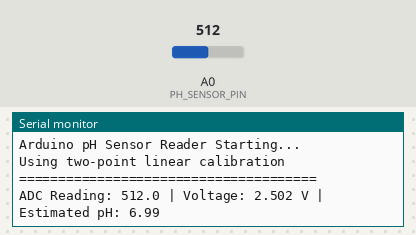
The sketch below on a simulated Arduino Uno, built with avr-gcc and run on an emulated ATmega328P. On the bench: the last lines printed to the serial monitor. The test bench sets the inputs (shaded band); at power-on: A0 (PH_SENSOR_PIN) = 512.

Above: at 1.2 s.
1.3 s: A0 (PH_SENSOR_PIN) set to 716
At 2.5 s:
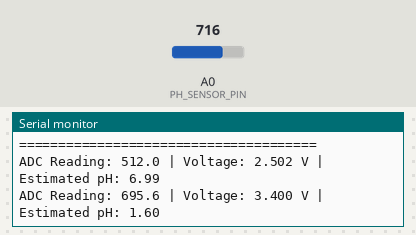
2.8 s: A0 (PH_SENSOR_PIN) set to 900
At 2.8 s:
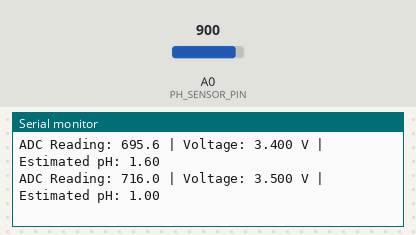
Timing chart, 0 to 5.8 s (numbered marks = the images above; inputs shaded):
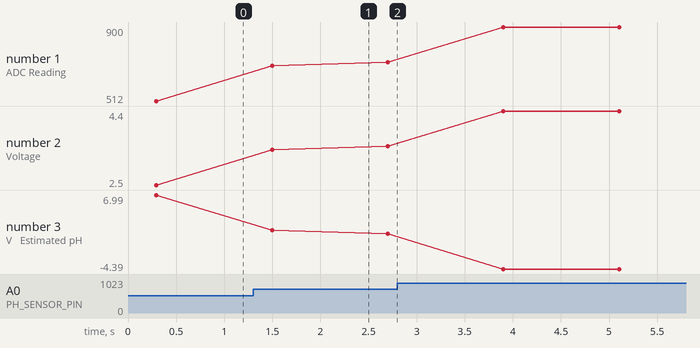

The sketch:

ph_sensor_reader.ino
```cpp
/*
  File: ph_sensor_reader.ino
  Purpose:
    Read an analog pH sensor on an Arduino Uno, average multiple samples,
    convert the reading to voltage, and estimate pH using a two-point calibration.

  Hardware assumptions:
    - Arduino Uno
    - Analog pH sensor board connected to A0
    - Default analog reference voltage of 5.0 V

  Calibration notes:
    Replace PH7_VOLTAGE and PH4_VOLTAGE with the actual voltages measured
    from your sensor while placed in standard pH 7 and pH 4 buffer solutions.

  External libraries:
    None required.
    Uses only standard Arduino built-in functions.

  Author:
    [Your Name / Team Name]

  Date:
    [Insert Date]
*/

// -----------------------------
// Pin configuration
// -----------------------------
const int PH_SENSOR_PIN = A0;

// -----------------------------
// Electrical configuration
// -----------------------------
const float ADC_REFERENCE_VOLTAGE = 5.0f;   // Arduino Uno default analog reference
const int ADC_RESOLUTION = 1023;            // 10-bit ADC: values from 0 to 1023

// -----------------------------
// Sampling configuration
// -----------------------------
const int NUMBER_OF_SAMPLES = 10;           // Number of analog readings to average
const int SAMPLE_DELAY_MS = 20;             // Delay between samples
const int LOOP_DELAY_MS = 1000;             // Delay between output updates

// -----------------------------
// Calibration values
// Replace these with measured values from your own calibration process
// Example only:
//   If the sensor reads 2.50 V in pH 7 buffer
//   and 3.00 V in pH 4 buffer
// -----------------------------
const float PH7_VOLTAGE = 2.50f;
const float PH4_VOLTAGE = 3.00f;

// Function prototypes
float readAverageAnalogValue(int pin, int sampleCount, int delayBetweenSamplesMs);
float convertAdcToVoltage(float adcValue, float referenceVoltage, int adcMaxValue);
float calculatePhFromVoltage(float measuredVoltage, float voltageAtPh7, float voltageAtPh4);
void printSensorData(float averageAdcReading, float measuredVoltage, float calculatedPh);

void setup() {
  Serial.begin(9600);

  Serial.println("======================================");
  Serial.println("Arduino pH Sensor Reader Starting...");
  Serial.println("Using two-point linear calibration");
  Serial.println("======================================");
}

void loop() {
  // Step 1: Read and average raw ADC values from the pH sensor
  float averageAdcReading = readAverageAnalogValue(
    PH_SENSOR_PIN,
    NUMBER_OF_SAMPLES,
    SAMPLE_DELAY_MS
  );

  // Step 2: Convert the averaged ADC value to a voltage
  float measuredVoltage = convertAdcToVoltage(
    averageAdcReading,
    ADC_REFERENCE_VOLTAGE,
    ADC_RESOLUTION
  );

  // Step 3: Convert measured voltage to pH using calibration data
  float calculatedPh = calculatePhFromVoltage(
    measuredVoltage,
    PH7_VOLTAGE,
    PH4_VOLTAGE
  );

  // Step 4: Print the results to the Serial Monitor
  printSensorData(averageAdcReading, measuredVoltage, calculatedPh);

  delay(LOOP_DELAY_MS);
}

/*
  readAverageAnalogValue
  ----------------------
  Reads an analog pin multiple times and returns the average ADC value.

  Parameters:
    pin - the analog input pin
    sampleCount - number of readings to take
    delayBetweenSamplesMs - delay in milliseconds between readings

  Returns:
    The average analog reading as a float
*/
float readAverageAnalogValue(int pin, int sampleCount, int delayBetweenSamplesMs) {
  long totalReading = 0;

  for (int sampleIndex = 0; sampleIndex < sampleCount; sampleIndex++) {
    totalReading += analogRead(pin);
    delay(delayBetweenSamplesMs);
  }

  return totalReading / (float)sampleCount;
}

/*
  convertAdcToVoltage
  -------------------
  Converts a raw ADC reading into a voltage.

  Formula:
    voltage = adcValue * referenceVoltage / adcMaxValue

  Parameters:
    adcValue - averaged ADC reading
    referenceVoltage - ADC reference voltage (typically 5.0 V on Uno)
    adcMaxValue - maximum ADC reading (1023 for 10-bit ADC)

  Returns:
    The measured voltage
*/
float convertAdcToVoltage(float adcValue, float referenceVoltage, int adcMaxValue) {
  return adcValue * referenceVoltage / adcMaxValue;
}

/*
  calculatePhFromVoltage
  ----------------------
  Uses two-point linear calibration to convert sensor voltage into pH.

  Calibration line:
    pH = slope * voltage + intercept

  The slope and intercept are calculated from:
    (voltageAtPh7, pH 7)
    (voltageAtPh4, pH 4)

  Parameters:
    measuredVoltage - current sensor voltage
    voltageAtPh7 - measured sensor voltage in pH 7 buffer
    voltageAtPh4 - measured sensor voltage in pH 4 buffer

  Returns:
    Estimated pH value
*/
float calculatePhFromVoltage(float measuredVoltage, float voltageAtPh7, float voltageAtPh4) {
  float slope = (7.0f - 4.0f) / (voltageAtPh7 - voltageAtPh4);
  float intercept = 7.0f - (slope * voltageAtPh7);

  return (slope * measuredVoltage) + intercept;
}

/*
  printSensorData
  ---------------
  Prints the averaged ADC reading, voltage, and pH to the Serial Monitor.

  Parameters:
    averageAdcReading - averaged raw ADC value
    measuredVoltage - converted sensor voltage
    calculatedPh - estimated pH value
*/
void printSensorData(float averageAdcReading, float measuredVoltage, float calculatedPh) {
  Serial.print("ADC Reading: ");
  Serial.print(averageAdcReading, 1);

  Serial.print(" | Voltage: ");
  Serial.print(measuredVoltage, 3);
  Serial.print(" V");

  Serial.print(" | Estimated pH: ");
  Serial.println(calculatedPh, 2);
}
```

Measured:
- after the input at 1.3 s, the serial monitor: prints a new line after 0.20 s (image 1)
- plotted number 1: 512 → 716 after the input at 1.3 s, 716 → 900 after the input at 2.8 s
- plotted number 2: 2.5 → 3.5 after the input at 1.3 s, 3.5 → 4.4 after the input at 2.8 s
- plotted number 3: 6.99 → 1 after the input at 1.3 s, 1 → -4.39 after the input at 2.8 s
